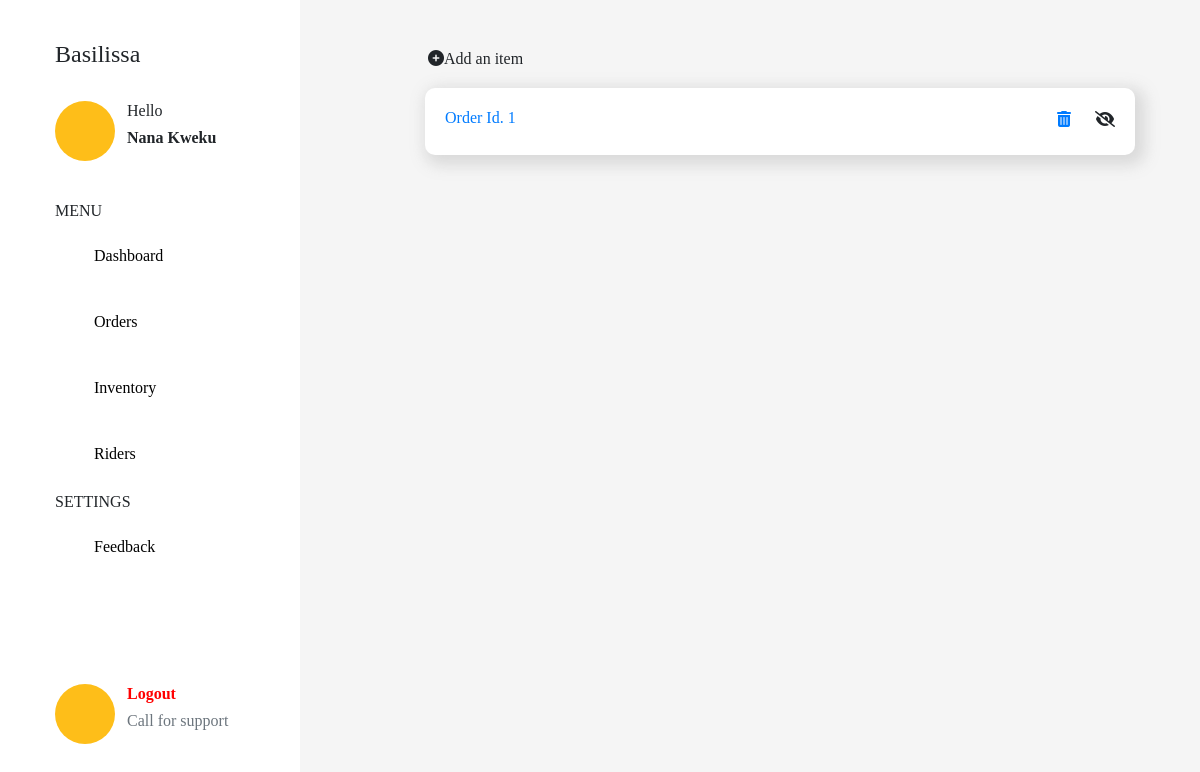
The page /orders on the database as committed earlier.
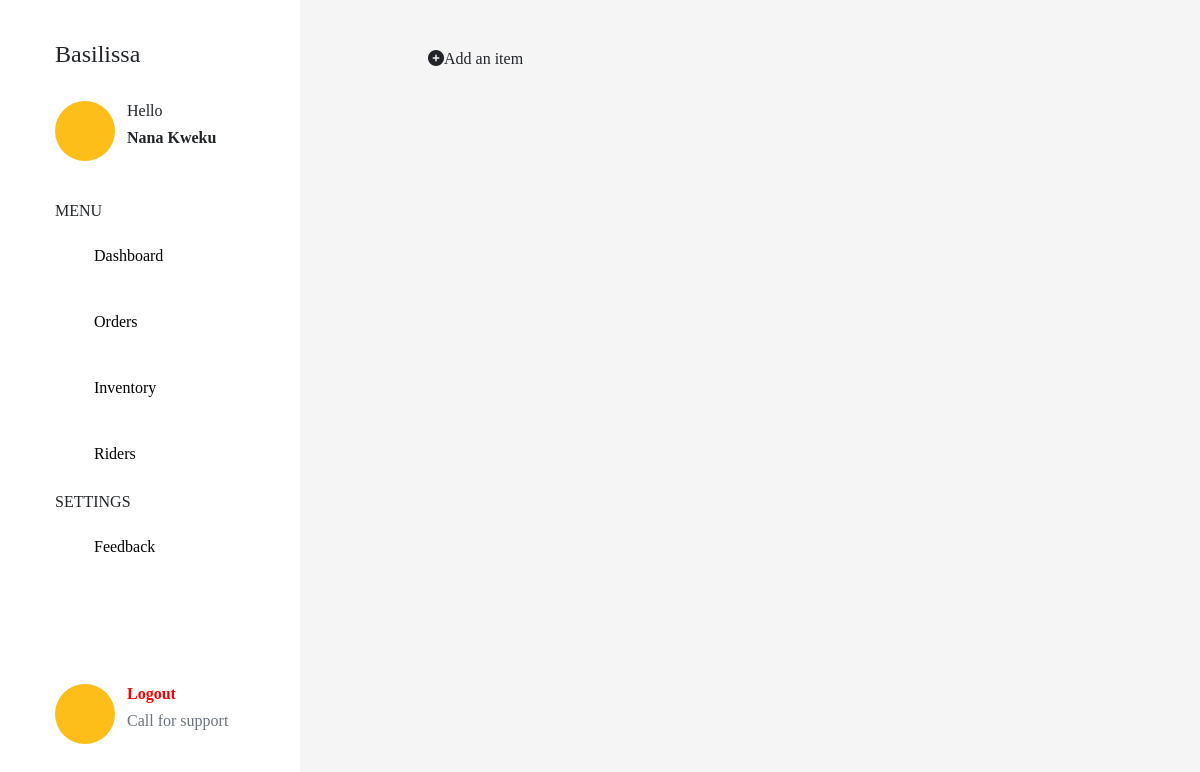
The same page on the database as committed later.
### models.py (models this page shows, shortened)
class Order(db.Model):
    id = db.Column(db.Integer, primary_key=True)
    order = db.Column(db.String(), nullable=False)
    user = db.Column(db.String(),nullable=False)
    phone = db.Column(db.String(), nullable=False)
    location = db.Column(db.String(), nullable=False)
    branch = db.Column(db.String(), nullable=False)
    date_created = db.Column(db.DateTime, default=datetime.utcnow)

### app.py (the view)
@app.route('/orders')
def orders():
    orders = Order.query.all()
    return render_template('orders.html', orders=orders)

### templates/orders.html
{% extends "dash.html" %}
{% block body %}
<div class="container">
   <a href="{{url_for('additem')}}"><button class="btn"><i class="fas fa-plus-circle"></i>Add an item</button></a>
    {% for order in orders %}
    <div class="strip">
        <a href="{{url_for('order', id=order.id)}}">
            <h6>Order Id. {{order.id}}</h6>
        </a>
            <div class="actions">
                <a href="{{url_for('delete', id=order.id)}}">
                <i class="fas fa-trash-alt" style="margin-right: 20px;"></i>
            </a>
                <i class="fas fa-eye-slash "></i>
            </div>
        </div>
        {% endfor %}
</div>
{% endblock %}

### templates/dash.html (shortened to what this page needs)
<!doctype html>
<html lang="en">
  <head>
    <link rel="stylesheet" href="https://stackpath.bootstrapcdn.com/bootstrap/4.3.1/css/bootstrap.min.css">
    <link href="https://unpkg.com/aos@2.3.1/dist/aos.css" rel="stylesheet">
    <link rel="stylesheet" href="https://unpkg.com/aos@next/dist/aos.css" />
    <link rel="stylesheet" href="{{ url_for('static', filename='css/style.css') }}">
  </head>
  <body style="background-color: #f5f5f5;">
    <div class="sidenav" style="width: 25%; height: 100vh; background-color: white;">
      <div class="container">
          <h4>Basilissa</h4>
          <br>
              <div class="flex" style="display: flex; margin-bottom: 5vh;">
                  <div class="elip" style="background-color: #FEBE19; margin-right: 1vw;"></div>
                  <div>
                      <h6>Hello</h6>
                      <h6 style="font-weight: bold;">Nana Kweku</h6>
                  </div>
              </div>
              <div>
                  <h6>MENU</h6>
                  {% if title == 'Dashboard' %}
                  <div class="dash-item-active">Dashboard</div>
                  {% else %}
                  <a style="text-decoration: none;" href="{{url_for('dashboard')}}">
                    <div class="dash-item">Dashboard</div>
                  </a>
                  {% endif %}
                  {% if title == 'Orders' %}
                  <div class="dash-item-active">Orders</div>
                  {% else %}
                  <a style="text-decoration: none;" href="{{url_for('dashorders')}}">
                  <div class="dash-item">Orders</div>
                  </a>
                  {% endif %}
                  {% if title == 'Inventory' %}
                  <div class="dash-item-active">Inventory</div>
                  {% else %}
                  <a style="text-decoration: none;" href="{{url_for('dashinventory')}}">
                  <div class="dash-item">Inventory</div>
                  </a>
                  {% endif %}
                  {% if title == 'Riders' %}
                  <div class="dash-item-active">Riders</div>
                  {% else %}
                  <a style="text-decoration: none;" href="{{url_for('dashriders')}}">
                  <div class="dash-item">Riders</div>
                  </a>
                  {% endif %}
              </div>
              <div>
                  <h6>SETTINGS</h6>
                  <div class="dash-item">Feedback</div>
              </div>
              <div class="flex" style="display: flex; margin-bottom: 5vh; position: absolute; bottom: 2vh;">
                  <div class="elip" style="background-color: #FEBE19; margin-right: 1vw;"></div>
                  <div>
                    <h6 style="font-weight: bold; color: red;">Logout</h6>
                      <h6 class="text-muted">Call for support</h6>
                  </div>
              </div>
      </div>
  </div>
    <div class="main">
      {% block body %}
      {% endblock %}
    </div>
  </body>
</html>

### static/css/style.css (style rules this page uses)
body { font-family: 'Poppins','sans-serif'; }
.elip { background-color: black; border-radius: 50%; width: 60px; height: 60px; margin-right:3vw; }
.dash-item { display: flex; }
.dash-item { background-color: transparent; padding: 16px 123px 16px 39px; color: black; margin-bottom: 10px; }
.sidenav { padding: 40px; position: fixed; bottom: 0; top: 0; left: 0; }
.main { width: 70%; height: 100%; background-color: transparent; position: absolute; right: 0; top: 0; padding: 40px; bottom: 0; }

Rows that differ between the two databases and show on the page:
removed Order: id "1"
